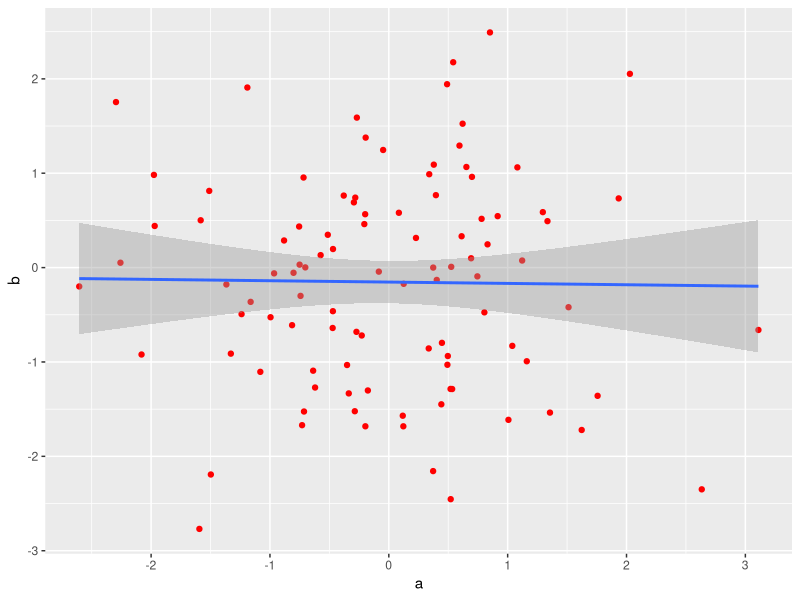
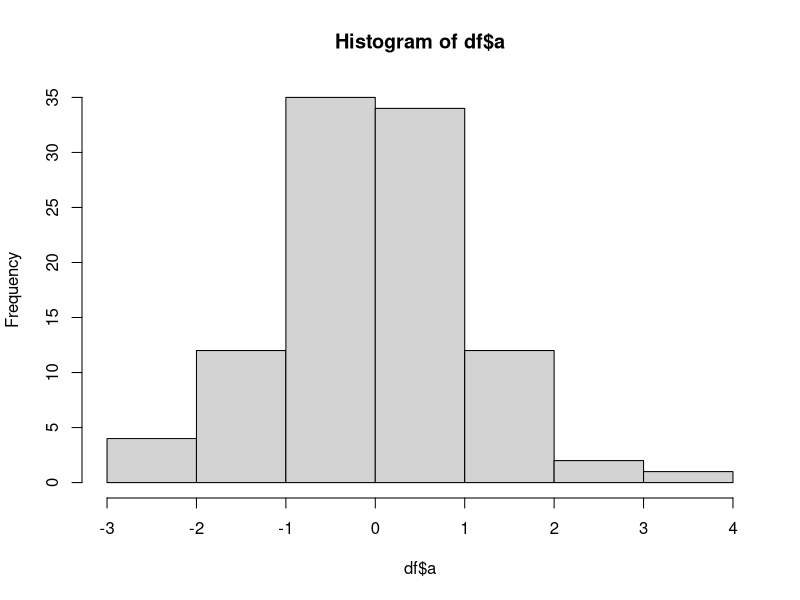

Generate these figures, in order, with R:
library("ggplot2")

df <- data.frame(a = rnorm(100), b = rnorm(100))

ggplot(df, aes(a, b)) + geom_point(color = "red") + geom_smooth(method = "lm")

hist(df$a)
